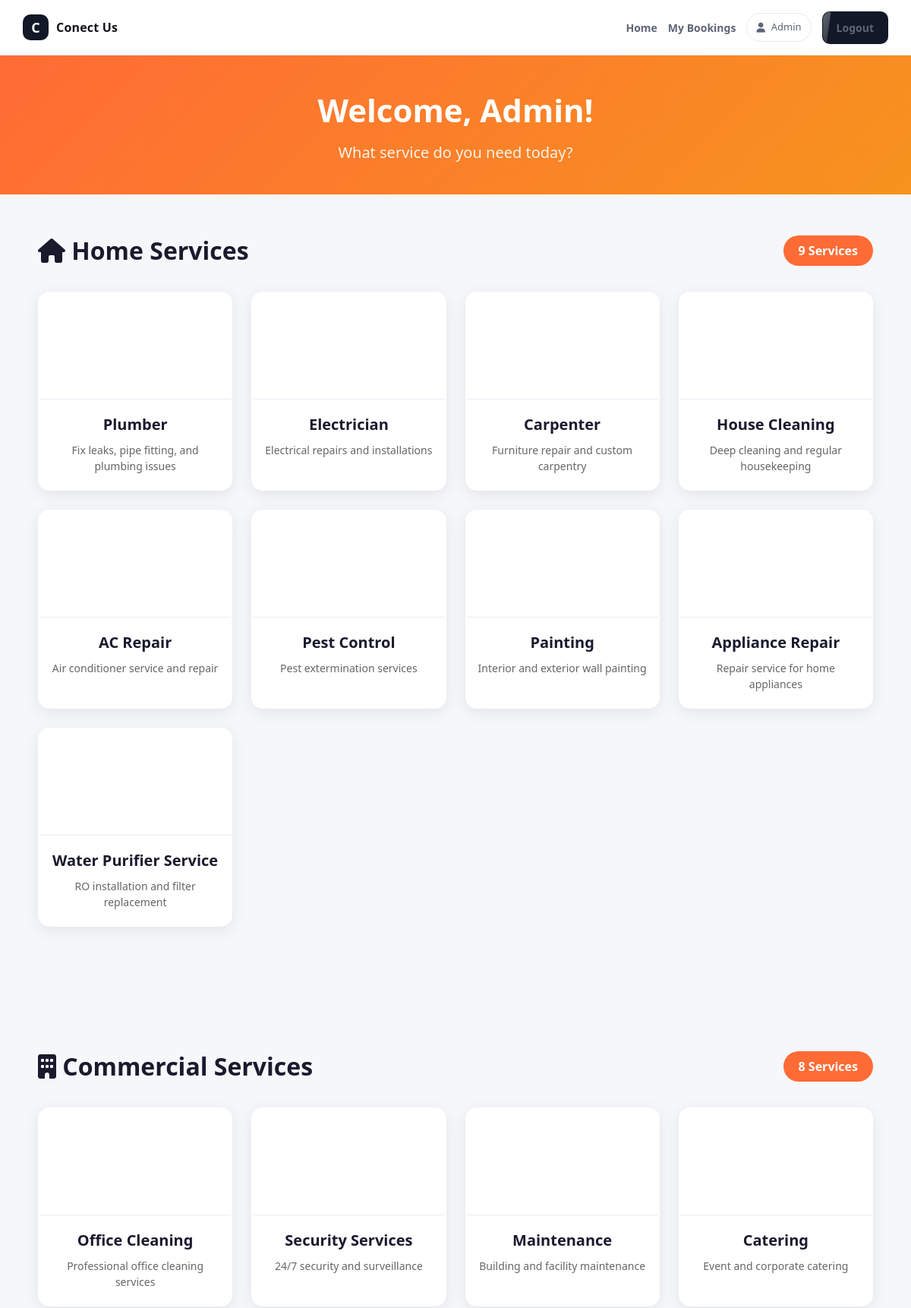
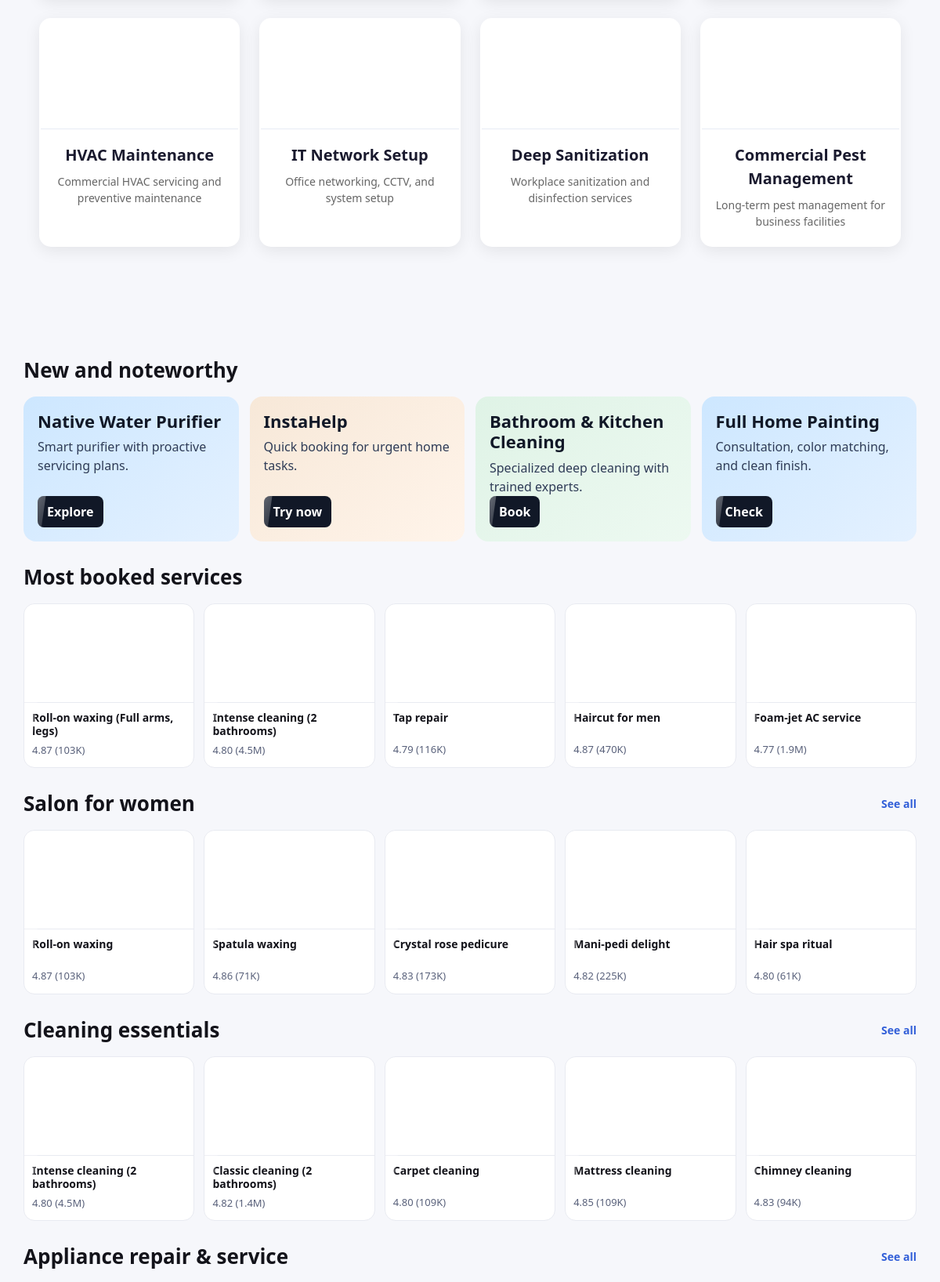
The page /dashboard (signed in, upper part) on the database its author committed (2 pictures, top to bottom).
### app.py (models this page shows)
class User(UserMixin, db.Model):
    id = db.Column(db.Integer, primary_key=True)
    name = db.Column(db.String(100), nullable=False)
    email = db.Column(db.String(150), unique=True, nullable=False)
    phone = db.Column(db.String(20))
    password_hash = db.Column(db.String(200))
    is_admin = db.Column(db.Boolean, default=False)

class ServiceCategory(db.Model):
    id = db.Column(db.Integer, primary_key=True)
    name = db.Column(db.String(100), nullable=False)
    description = db.Column(db.Text)
    image_url = db.Column(db.String(200))
    category_type = db.Column(db.String(50))  # 'home' or 'commercial'

### app.py (the view)
@app.route('/dashboard')
@login_required
def dashboard():
    home_services = ServiceCategory.query.filter_by(category_type='home').all()
    commercial_services = ServiceCategory.query.filter_by(category_type='commercial').all()
    return render_template('dashboard.html',
                           home_services=home_services,
                           commercial_services=commercial_services)

### app.py (called while the page is built)
@login_manager.user_loader
def load_user(user_id):
    return User.query.get(int(user_id))

### templates/dashboard.html (shortened to what this page needs)
{% extends "base.html" %}
{% block content %}
<div class="dashboard-header">
    <h1>Welcome, {{ current_user.name }}!</h1>
    <p>What service do you need today?</p>
</div>
<section class="services-section">
    <div class="section-header">
        <h2><i class="fas fa-home"></i> Home Services</h2>
        <span class="badge">{{ home_services|length }} Services</span>
    </div>
    <div class="services-grid">
        {% for service in home_services %}
        <div class="service-box" onclick="openServiceModal({{ service.id }}, '{{ service.name }}', '{{ service.description }}')">
            <div class="service-thumb" style="--svc-image: url('{{ service.image_url }}');"></div>
            <h3>{{ service.name }}</h3>
            <p>{{ service.description }}</p>
        </div>
        {% endfor %}
    </div>
</section>
<section class="services-section">
    <div class="section-header">
        <h2><i class="fas fa-building"></i> Commercial Services</h2>
        <span class="badge">{{ commercial_services|length }} Services</span>
    </div>
    <div class="services-grid">
        {% for service in commercial_services %}
        <div class="service-box" onclick="openServiceModal({{ service.id }}, '{{ service.name }}', '{{ service.description }}')">
            <div class="service-thumb" style="--svc-image: url('{{ service.image_url }}');"></div>
            <h3>{{ service.name }}</h3>
            <p>{{ service.description }}</p>
        </div>
        {% endfor %}
    </div>
</section>
<section class="container cards-section">
    <div class="section-head"><h2>New and noteworthy</h2></div>
    <div class="promo-grid">
        <article class="promo-card bg-1"><div><h4>Native Water Purifier</h4><p>Smart purifier with proactive servicing plans.</p></div><a href="{{ url_for('my_bookings') }}">Explore</a></article>
        <article class="promo-card bg-2"><div><h4>InstaHelp</h4><p>Quick booking for urgent home tasks.</p></div><a href="{{ url_for('my_bookings') }}">Try now</a></article>
        <article class="promo-card bg-3"><div><h4>Bathroom & Kitchen Cleaning</h4><p>Specialized deep cleaning with trained experts.</p></div><a href="{{ url_for('my_bookings') }}">Book</a></article>
        <article class="promo-card bg-1"><div><h4>Full Home Painting</h4><p>Consultation, color matching, and clean finish.</p></div><a href="{{ url_for('my_bookings') }}">Check</a></article>
    </div>
</section>
<section class="container service-section">
    <div class="section-head"><h2>Most booked services</h2></div>
    <div class="service-grid">
        <article class="service-card"><div class="thumb t1" style="background-image: url('https://cdn.pixabay.com/photo/2020/10/14/07/03/nail-art-5653458_1280.jpg');"></div><h4>Roll-on waxing (Full arms, legs)</h4><p>4.87 (103K)</p></article>
        <article class="service-card"><div class="thumb t2" style="background-image: url('https://cdn.pixabay.com/photo/2019/04/02/18/16/cleaning-4098410_1280.jpg');"></div><h4>Intense cleaning (2 bathrooms)</h4><p>4.80 (4.5M)</p></article>
        <article class="service-card"><div class="thumb t3" style="background-image: url('https://cdn.pixabay.com/photo/2017/09/26/11/10/plumber-2788332_1280.jpg');"></div><h4>Tap repair</h4><p>4.79 (116K)</p></article>
        <article class="service-card"><div class="thumb t4" style="background-image: url('https://images.unsplash.com/photo-1653875700329-a7c8aca94c95?auto=format&fit=crop&fm=jpg&ixid=M3wxMjA3fDB8MHxwaG90by1wYWdlfHx8fGVufDB8fHx8fA%3D%3D&ixlib=rb-4.1.0&q=60&w=3000');"></div><h4>Haircut for men</h4><p>4.87 (470K)</p></article>
        <article class="service-card"><div class="thumb t5" style="background-image: url('https://cdn.pixabay.com/photo/2021/12/14/07/34/worker-6869868_1280.jpg');"></div><h4>Foam-jet AC service</h4><p>4.77 (1.9M)</p></article>
    </div>
</section>
<section class="container service-section">
    <div class="section-head"><h2>Salon for women</h2><a href="{{ url_for('my_bookings') }}">See all</a></div>
    <div class="service-grid">
        <article class="service-card"><div class="thumb t6" style="background-image: url('https://cdn.pixabay.com/photo/2020/10/14/07/03/nail-art-5653458_1280.jpg');"></div><h4>Roll-on waxing</h4><p>4.87 (103K)</p></article>
        <article class="service-card"><div class="thumb t7" style="background-image: url('https://cdn.pixabay.com/photo/2020/10/14/07/03/nail-art-5653458_1280.jpg');"></div><h4>Spatula waxing</h4><p>4.86 (71K)</p></article>
        <article class="service-card"><div class="thumb t8" style="background-image: url('https://cdn.pixabay.com/photo/2016/12/20/17/30/pedicure-1916495_1280.jpg');"></div><h4>Crystal rose pedicure</h4><p>4.83 (173K)</p></article>
        <article class="service-card"><div class="thumb t9" style="background-image: url('https://cdn.pixabay.com/photo/2016/12/20/17/30/pedicure-1916495_1280.jpg');"></div><h4>Mani-pedi delight</h4><p>4.82 (225K)</p></article>
        <article class="service-card"><div class="thumb t10" style="background-image: url('https://cdn.pixabay.com/photo/2016/10/11/12/36/massage-therapy-1731456_1280.jpg');"></div><h4>Hair spa ritual</h4><p>4.80 (61K)</p></article>
    </div>
</section>
<section class="container service-section">
    <div class="section-head"><h2>Cleaning essentials</h2><a href="{{ url_for('my_bookings') }}">See all</a></div>
    <div class="service-grid">
        <article class="service-card"><div class="thumb t2" style="background-image: url('https://cdn.pixabay.com/photo/2019/04/02/18/16/cleaning-4098410_1280.jpg');"></div><h4>Intense cleaning (2 bathrooms)</h4><p>4.80 (4.5M)</p></article>
        <article class="service-card"><div class="thumb t11" style="background-image: url('https://cdn.pixabay.com/photo/2019/04/02/18/16/cleaning-4098410_1280.jpg');"></div><h4>Classic cleaning (2 bathrooms)</h4><p>4.82 (1.4M)</p></article>
        <article class="service-card"><div class="thumb t12" style="background-image: url('https://cdn.pixabay.com/photo/2019/04/02/18/16/cleaning-4098410_1280.jpg');"></div><h4>Carpet cleaning</h4><p>4.80 (109K)</p></article>
        <article class="service-card"><div class="thumb t13" style="background-image: url('https://cdn.pixabay.com/photo/2019/04/02/18/16/cleaning-4098410_1280.jpg');"></div><h4>Mattress cleaning</h4><p>4.85 (109K)</p></article>
        <article class="service-card"><div class="thumb t14" style="background-image: url('https://cdn.pixabay.com/photo/2017/03/15/10/32/tools-2145770_1280.jpg');"></div><h4>Chimney cleaning</h4><p>4.83 (94K)</p></article>
    </div>
</section>
<section class="container service-section">
    <div class="section-head"><h2>Appliance repair & service</h2><a href="{{ url_for('my_bookings') }}">See all</a></div>
</section>
{% endblock %}

### templates/base.html (shortened to what this page needs)
<!DOCTYPE html>
<html lang="en">
<head>
    <link rel="stylesheet" href="{{ url_for('static', filename='css/style.css') }}">
    <link rel="stylesheet" href="https://cdnjs.cloudflare.com/ajax/libs/font-awesome/6.4.0/css/all.min.css">
</head>
<body>
    <header class="site-header">
        <div class="container header-inner">
            <a href="{{ url_for('index') }}" class="brand">
                <span class="brand-mark">C</span>
                <span class="brand-text">Conect Us</span>
            </a>
            <nav class="site-nav">
                {% if current_user.is_authenticated %}
                    <a href="{{ url_for('dashboard') }}">Home</a>
                    <a href="{{ url_for('my_bookings') }}">My Bookings</a>
                    <span class="user-pill"><i class="fas fa-user"></i>{{ current_user.name }}</span>
                    <a href="{{ url_for('logout') }}" class="btn btn-dark">Logout</a>
                {% else %}
                    <a href="{{ url_for('index') }}">Home</a>
                    <a href="{{ url_for('login') }}">Login</a>
                    <a href="{{ url_for('signup') }}" class="btn btn-signup-gray">Sign Up</a>
                {% endif %}
            </nav>
        </div>
    </header>
    <main class="main-content">
        {% block content %}{% endblock %}
    </main>
</body>
</html>

### templates/dashboard.html (style rules this page uses)
.dashboard-header { background: linear-gradient(135deg, #ff6b35 0%, #f7931e 100%); padding: 40px 50px; color: white; text-align: center; }
.dashboard-header h1 { font-size: 42px; margin-bottom: 10px; }
.dashboard-header p { font-size: 20px; opacity: 0.9; }
.services-section { padding: 50px; }
.section-header { display: flex; justify-content: space-between; align-items: center; margin-bottom: 30px; }
.section-header h2 { font-size: 32px; color: #1a1a2e; }
.section-header .badge { background: #ff6b35; color: white; padding: 8px 20px; border-radius: 20px; font-weight: 600; }
.services-grid { display: grid; grid-template-columns: repeat(auto-fill, minmax(220px, 1fr)); gap: 25px; margin-bottom: 60px; }
.service-box { background: white; border-radius: 15px; padding: 0 0 20px; text-align: center; box-shadow: 0 5px 20px rgba(0,0,0,0.08); transition: all 0.3s; cursor: pointer; border: 2px solid transparent; overflow: hidden; }
.service-thumb { height: 140px; background-image: var(--svc-image), var(--svc-fallback, url('https://cdn.pixabay.com/photo/2017/03/15/10/32/tools-2145770_1280.jpg')); background-size: cover, cover; background-position: center, center; border-bottom: 1px solid #e7ebf4; }
.service-box h3 { font-size: 20px; color: #1a1a2e; margin: 18px 12px 8px; }
.service-box p { color: #666; font-size: 14px; line-height: 1.5; padding: 0 14px; }
.service-section .service-card { cursor: pointer; position: relative; overflow: hidden; transition: transform 0.22s ease, box-shadow 0.22s ease, border-color 0.22s ease; }
.service-section .service-card::after { content: ""; position: absolute; top: -140%; left: -45%; width: 55%; height: 360%; background: linear-gradient( 115deg, rgba(255, 255, 255, 0) 0%, rgba(255, 255, 255, 0.45) 45%, rgba(255, 255, 255, 0) 100% ); transform: rotate(8deg); transition: left 0.45s ease; pointer-events: none; }

### rows shown on the page
User: name "Admin"
ServiceCategory: name "Plumber", description "Fix leaks, pipe fitting, and plumbing issues"
ServiceCategory: name "Electrician", description "Electrical repairs and installations"
ServiceCategory: name "Carpenter", description "Furniture repair and custom carpentry"
ServiceCategory: name "House Cleaning", description "Deep cleaning and regular housekeeping"
ServiceCategory: name "AC Repair", description "Air conditioner service and repair"
ServiceCategory: name "Pest Control", description "Pest extermination services"
ServiceCategory: name "Painting", description "Interior and exterior wall painting"
ServiceCategory: name "Appliance Repair", description "Repair service for home appliances"
ServiceCategory: name "Water Purifier Service", description "RO installation and filter replacement"
ServiceCategory: name "Office Cleaning", description "Professional office cleaning services"
ServiceCategory: name "Security Services", description "24/7 security and surveillance"
ServiceCategory: name "Maintenance", description "Building and facility maintenance"
ServiceCategory: name "Catering", description "Event and corporate catering"
ServiceCategory: name "HVAC Maintenance", description "Commercial HVAC servicing and preventive maintenance"
ServiceCategory: name "IT Network Setup", description "Office networking, CCTV, and system setup"
ServiceCategory: name "Deep Sanitization", description "Workplace sanitization and disinfection services"
ServiceCategory: name "Commercial Pest Management", description "Long-term pest management for business facilities"

### other values the page prints
{{ home_services|length }} "9"
{{ commercial_services|length }} "8"
